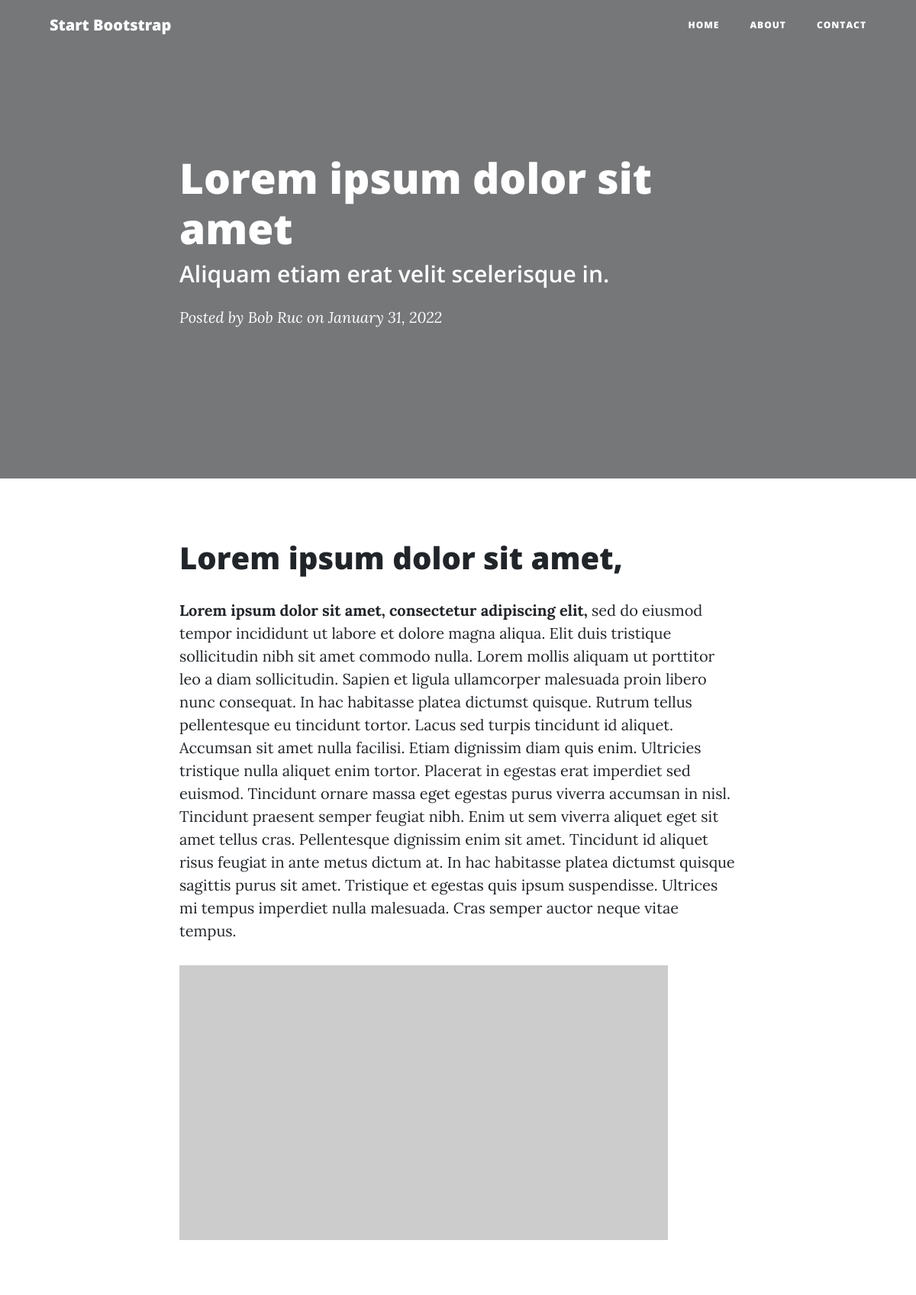
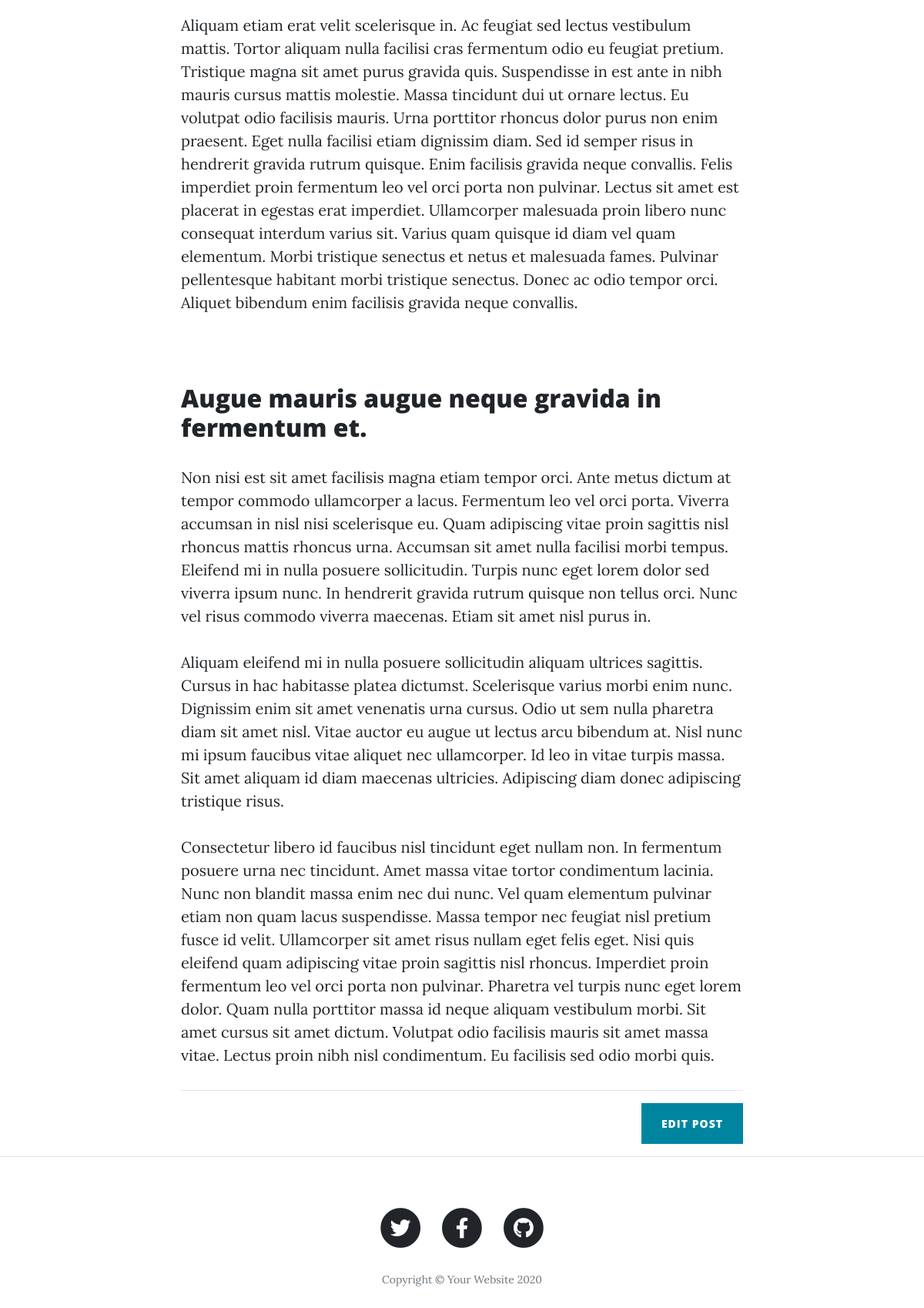
/post/6, run on an earlier commit of the app's database (2 pictures, top to bottom).
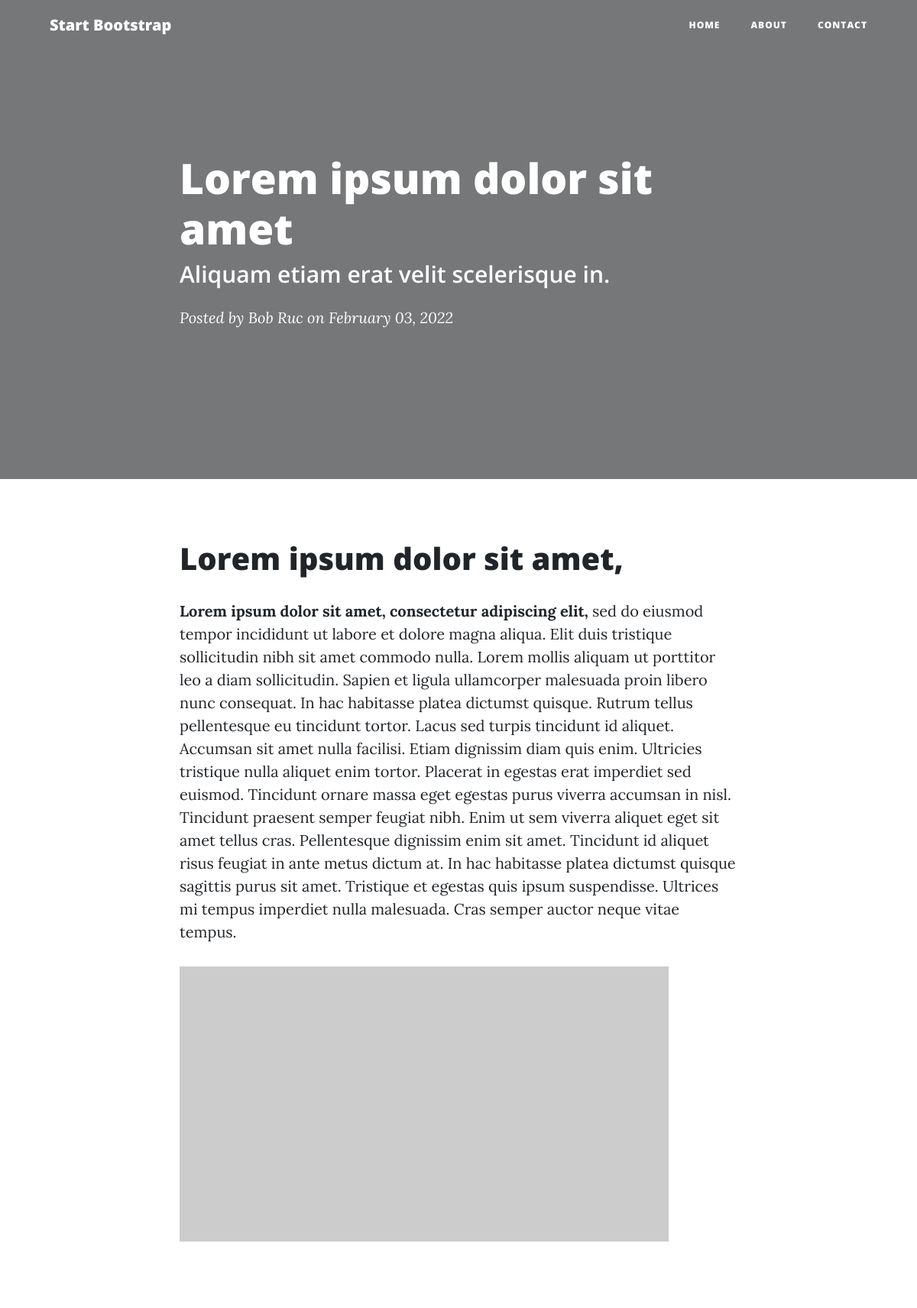
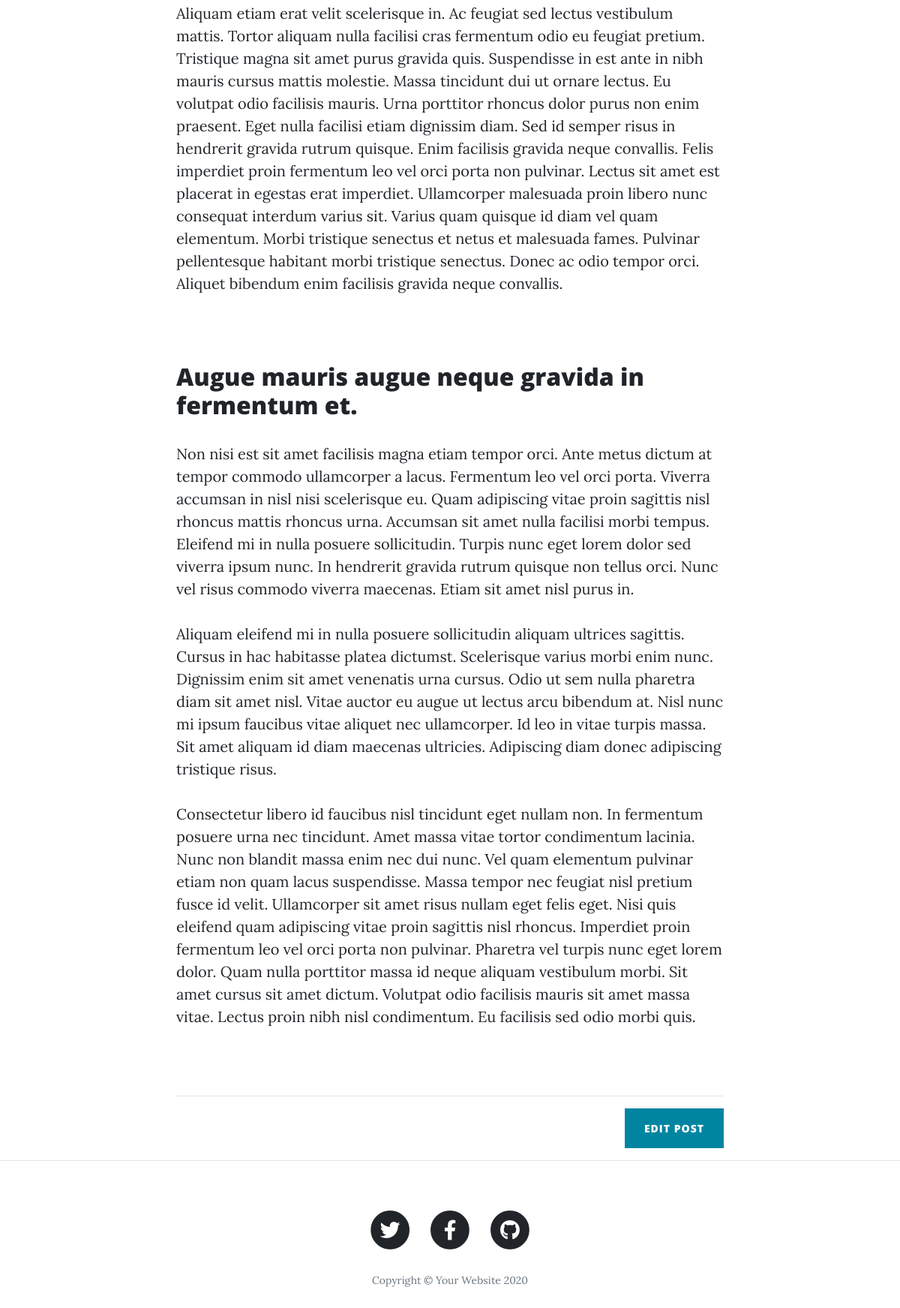
And on a later commit of the database (2 pictures, top to bottom).
### main.py (models this page shows)
class BlogPost(db.Model):
    id = db.Column(db.Integer, primary_key=True)
    title = db.Column(db.String(250), unique=True, nullable=False)
    subtitle = db.Column(db.String(250), nullable=False)
    date = db.Column(db.String(250), nullable=False)
    body = db.Column(db.Text, nullable=False)
    author = db.Column(db.String(250), nullable=False)
    img_url = db.Column(db.String(250), nullable=False)

### main.py (the view)
@app.route("/post/<int:index>", methods=["GET"])
def show_post(index):
    posts = db.session.query(BlogPost).all()
    requested_post = None
    for blog_post in posts:
        if blog_post.id == index:
            requested_post = blog_post
    return render_template("post.html", post=requested_post)

### templates/post.html
{% include "header.html" %}
<header class="masthead" style="background-image: url('{{post.img_url}}')">
	<div class="overlay"></div>
	<div class="container">
		<div class="row">
			<div class="col-lg-8 col-md-10 mx-auto">
				<div class="post-heading">
					<h1>{{post.title|safe()}}</h1>
					<h2 class="subheading">{{post.subtitle|safe()}}</h2>
					<span class="meta">Posted by
              <a href="#">{{post.author|safe()}}</a>
              on {{post.date|safe()}}</span>
          </div>
        </div>
      </div>
    </div>
  </header>
  <article>
    <div class="container">
      <div class="row">
        <div class="col-lg-8 col-md-10 mx-auto">
          <p>
            {{post.body|safe()}}
          </p>
           <hr>
           <div class="clearfix">
          <a class="btn btn-primary float-right" href="{{url_for('edit_post', post_id=post.id)}}">Edit Post</a>
        </div>
          </div>
      </div>
    </div>
  </article>
  <hr>
{% include "footer.html" %}

What changed in the data, as far as the page shows it:
changed BlogPost "Lorem ipsum dolor sit amet": date "January 31, 2022" → "February 03, 2022"
